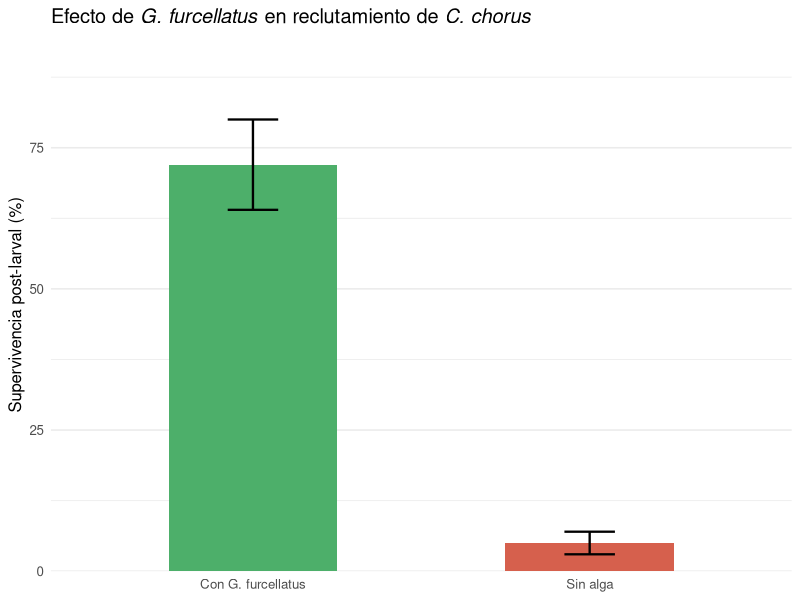
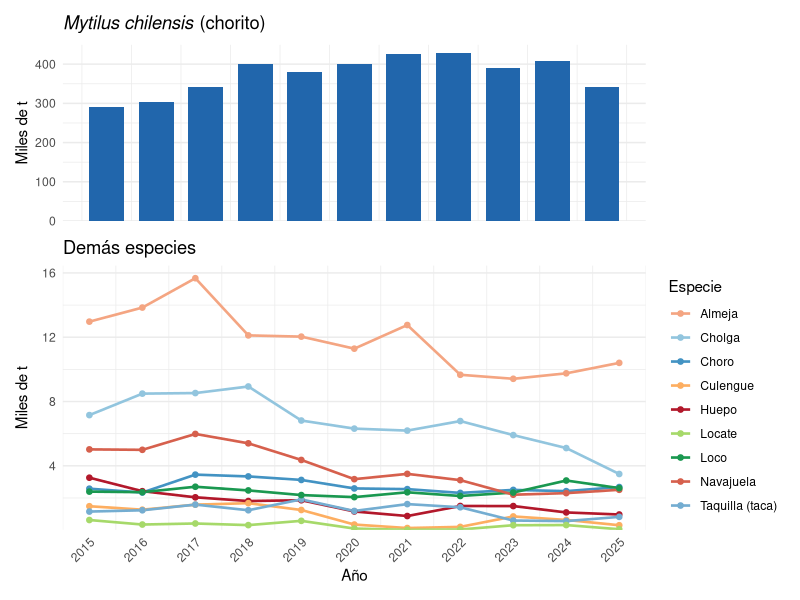

The R script that drew these images, in order:
## ---- chunk 1
knitr::opts_chunk$set(echo = FALSE, warning = FALSE, message = FALSE,
                      fig.align = "center", out.width = "88%")
library(ggplot2)
library(dplyr)
library(tidyr)
library(scales)
library(kableExtra)
## ---- chunk 2
# Gráfico conceptual de supervivencia post-larval
df_alga <- data.frame(
  Sustrato   = c("Sin alga", "Con G. furcellatus"),
  Superviv   = c(5, 72),
  se         = c(2, 8)
)
ggplot(df_alga, aes(x = Sustrato, y = Superviv, fill = Sustrato)) +
  geom_col(width = 0.5, show.legend = FALSE) +
  geom_errorbar(aes(ymin = Superviv - se, ymax = Superviv + se),
                width = 0.15, linewidth = 0.8) +
  scale_fill_manual(values = c("Sin alga" = "#D6604D", "Con G. furcellatus" = "#4DAF6A")) +
  scale_y_continuous(limits = c(0, 90), expand = expansion(mult = c(0, 0.05))) +
  labs(x = NULL, y = "Supervivencia post-larval (%)",
       title = expression(paste("Efecto de ", italic("G. furcellatus"), " en reclutamiento de ", italic("C. chorus")))) +
  theme_minimal(base_size = 12) +
  theme(panel.grid.major.x = element_blank())
## ---- chunk 3
anios <- 2015:2025

# Bivalvos (t) — SERNAPESCA
chorito   <- c(290291, 302777, 341044, 399665, 380496, 400304, 425833, 427884, 390505, 406979, 340549)
choro     <- c(  2577,   2339,   3452,   3340,   3121,   2593,   2550,   2315,   2501,   2425,   2679)
cholga    <- c(  7155,   8491,   8526,   8935,   6817,   6314,   6191,   6784,   5911,   5104,   3491)
almeja    <- c( 12970,  13845,  15672,  12114,  12037,  11288,  12759,   9664,   9414,   9754,  10405)
navajuela <- c(  5022,   4995,   5983,   5399,   4364,   3170,   3499,   3109,   2203,   2301,   2508)
huepo     <- c(  3260,   2421,   2040,   1809,   1858,   1160,    876,   1500,   1496,   1100,    971)
culengue  <- c(  1486,   1271,   1585,   1676,   1252,    346,    129,    201,    850,    632,    304)
taquilla  <- c(  1154,   1234,   1587,   1236,   1912,   1191,   1618,   1421,    596,    561,    824)
# Gastrópodos
loco      <- c(  2395,   2361,   2698,   2469,   2180,   2052,   2353,   2123,   2337,   3085,   2613)
locate    <- c(   628,    347,    412,    311,    577,     97,     17,     40,    304,    314,     55)

df_biv <- data.frame(
  Año     = rep(anios, 10),
  Especie = rep(c("Chorito","Choro","Cholga","Almeja","Navajuela",
                  "Huepo","Culengue","Taquilla (taca)","Loco","Locate"), each = 11),
  Desembarque = c(chorito, choro, cholga, almeja, navajuela,
                  huepo, culengue, taquilla, loco, locate),
  Grupo   = rep(c(rep("Bivalvos",8), rep("Gastrópodos",2)), each = 11)
)
## ---- chunk 4
# Panel superior: chorito (escala propia) + Figura inferior: demás especies
df_top <- df_biv |> filter(Especie == "Chorito")
df_rest <- df_biv |> filter(Especie != "Chorito")

p1 <- ggplot(df_top, aes(x = Año, y = Desembarque / 1000)) +
  geom_col(fill = "#2166AC", width = 0.7) +
  scale_x_continuous(breaks = anios) +
  scale_y_continuous(labels = comma, expand = expansion(mult = c(0, 0.05))) +
  labs(x = NULL, y = "Miles de t",
       title = expression(paste(italic("Mytilus chilensis"), " (chorito)"))) +
  theme_minimal(base_size = 11) +
  theme(axis.text.x = element_blank(), panel.grid.major.x = element_blank())

colores <- c("Choro"="#4393C3","Cholga"="#92C5DE","Almeja"="#F4A582",
             "Navajuela"="#D6604D","Huepo"="#B2182B","Culengue"="#FDAE61",
             "Taquilla (taca)"="#74ADD1","Loco"="#1A9850","Locate"="#A6D96A")

p2 <- ggplot(df_rest, aes(x = Año, y = Desembarque / 1000, colour = Especie, group = Especie)) +
  geom_line(linewidth = 0.9) +
  geom_point(size = 1.6) +
  scale_colour_manual(values = colores) +
  scale_x_continuous(breaks = anios) +
  scale_y_continuous(labels = comma, expand = expansion(mult = c(0, 0.05))) +
  labs(x = "Año", y = "Miles de t",
       title = "Demás especies", colour = "Especie") +
  theme_minimal(base_size = 11) +
  theme(legend.position = "right",
        axis.text.x = element_text(angle = 45, hjust = 1),
        panel.grid.major.x = element_blank())

library(patchwork)
p1 / p2 + plot_layout(heights = c(1, 1.5))
## ---- chunk 5
# Tabla resumen: media ± (min–max) por especie
resumen <- df_biv |>
  group_by(Especie, Grupo) |>
  summarise(
    Media = round(mean(Desembarque)),
    Min   = round(min(Desembarque)),
    Max   = round(max(Desembarque)),
    .groups = "drop"
  ) |>
  arrange(Grupo, desc(Media)) |>
  mutate(across(c(Media, Min, Max),
                ~ format(.x, big.mark = ".", decimal.mark = ",")))

kbl(resumen,
    col.names = c("Especie", "Grupo", "Media (t)", "Mín. (t)", "Máx. (t)"),
    caption   = "Estadística descriptiva de desembarques (2015–2025) de los principales bivalvos y gastrópodos de Chile. Fuente: SERNAPESCA (2025).",
    booktabs  = TRUE, align = c("l","l","r","r","r")) |>
  kable_styling(full_width = FALSE,
                latex_options = c("hold_position","striped"),
                bootstrap_options = c("striped","hover")) |>
  pack_rows("Bivalvos", 1, 8) |>
  pack_rows("Gastrópodos", 9, 10) |>
  column_spec(1, italic = TRUE)
## ---- chunk 6
sint <- data.frame(
  Especie = c("*Mytilus chilensis*", "*Choromytilus chorus*", "*Aulacomya ater*",
              "*Venus antiqua*", "*Tagelus dombeii*", "*Ensis macha*",
              "*Gari solida*", "*Protothaca thaca*",
              "*Concholepas concholepas*", "*Thais chocolata*"),
  Nombre  = c("Chorito","Choro zapato","Cholga","Almeja","Navajuela",
               "Huepo","Culengue","Taca","Loco","Locate"),
  Zona    = c("Sur-Austral","Norte-Centro","Centro-Sur","Todo Chile",
               "Centro-Sur","Centro-Sur-Austral","Norte-Centro","Norte",
               "Todo Chile","Norte"),
  Habitat = c("Pelágico/Cultivo","Submareal rocoso","Submareal","Infaunal areno-fangoso",
               "Infaunal arenoso","Infaunal arenoso","Intermareal-Submareal",
               "Infaunal areno-fangoso","Submareal rocoso","Submareal rocoso"),
  Pesqueria = c("Acuicultura","Artesanal/buceo","Acuicultura/artesanal",
                "Artesanal/buceo","Artesanal/marisqueo","Artesanal/buceo",
                "Artesanal/marisqueo","Artesanal/AMERB","AMERB","Artesanal")
)

kbl(sint, booktabs = TRUE, escape = FALSE,
    col.names = c("Especie","Nombre común","Zona principal","Hábitat","Pesquería"),
    caption   = "Características principales de los recursos de bivalvos y gastrópodos analizados en este capítulo.",
    align     = c("l","l","l","l","l")) |>
  kable_styling(full_width = TRUE, latex_options = "hold_position",
                bootstrap_options = c("striped","hover")) |>
  pack_rows("Bivalvos", 1, 8) |>
  pack_rows("Gastrópodos", 9, 10)
